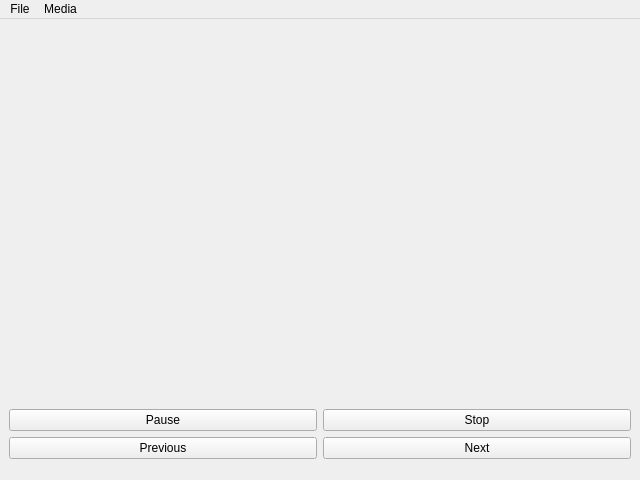
<?xml version="1.0" encoding="UTF-8"?>
<ui version="4.0">
 <class>MediaList</class>
 <widget class="QMainWindow" name="MediaList">
  <property name="geometry">
   <rect>
    <x>0</x>
    <y>0</y>
    <width>640</width>
    <height>480</height>
   </rect>
  </property>
  <property name="windowTitle">
   <string>Basic Player Test</string>
  </property>
  <property name="windowIcon">
   <iconset resource="../../resources/logo.qrc">
    <normaloff>:/icons/48x48/vlc-qt.png</normaloff>:/icons/48x48/vlc-qt.png</iconset>
  </property>
  <widget class="QWidget" name="centralwidget">
   <layout class="QGridLayout" name="gridLayout_2">
    <item row="4" column="0" colspan="2">
     <widget class="VlcWidgetVolumeSlider" name="volume" native="true">
      <property name="sizePolicy">
       <sizepolicy hsizetype="Preferred" vsizetype="Maximum">
        <horstretch>0</horstretch>
        <verstretch>0</verstretch>
       </sizepolicy>
      </property>
     </widget>
    </item>
    <item row="5" column="0" colspan="2">
     <widget class="VlcWidgetSeek" name="seek" native="true">
      <property name="sizePolicy">
       <sizepolicy hsizetype="Preferred" vsizetype="Maximum">
        <horstretch>0</horstretch>
        <verstretch>0</verstretch>
       </sizepolicy>
      </property>
     </widget>
    </item>
    <item row="2" column="0">
     <widget class="QPushButton" name="pause">
      <property name="text">
       <string>Pause</string>
      </property>
      <property name="checkable">
       <bool>true</bool>
      </property>
     </widget>
    </item>
    <item row="0" column="0" colspan="2">
     <widget class="VlcWidgetVideo" name="video" native="true"/>
    </item>
    <item row="2" column="1">
     <widget class="QPushButton" name="stop">
      <property name="text">
       <string>Stop</string>
      </property>
     </widget>
    </item>
    <item row="3" column="0">
     <widget class="QPushButton" name="previous">
      <property name="text">
       <string>Previous</string>
      </property>
     </widget>
    </item>
    <item row="3" column="1">
     <widget class="QPushButton" name="next">
      <property name="text">
       <string>Next</string>
      </property>
     </widget>
    </item>
   </layout>
  </widget>
  <widget class="QMenuBar" name="menubar">
   <property name="geometry">
    <rect>
     <x>0</x>
     <y>0</y>
     <width>640</width>
     <height>22</height>
    </rect>
   </property>
   <widget class="QMenu" name="menuFile">
    <property name="title">
     <string>File</string>
    </property>
    <addaction name="actionOpenLocal"/>
    <addaction name="actionOpenUrl"/>
    <addaction name="separator"/>
    <addaction name="actionClose"/>
   </widget>
   <widget class="QMenu" name="menuMedia">
    <property name="title">
     <string>Media</string>
    </property>
    <addaction name="actionPause"/>
    <addaction name="actionStop"/>
   </widget>
   <addaction name="menuFile"/>
   <addaction name="menuMedia"/>
  </widget>
  <action name="actionClose">
   <property name="text">
    <string>Close</string>
   </property>
  </action>
  <action name="actionPause">
   <property name="text">
    <string>Pause</string>
   </property>
  </action>
  <action name="actionStop">
   <property name="text">
    <string>Stop</string>
   </property>
  </action>
  <action name="actionOpenLocal">
   <property name="text">
    <string>Open local file</string>
   </property>
  </action>
  <action name="actionOpenUrl">
   <property name="text">
    <string>Open URL</string>
   </property>
  </action>
 </widget>
 <customwidgets>
  <customwidget>
   <class>VlcWidgetVideo</class>
   <extends>QWidget</extends>
   <header>../../src/widgets/WidgetVideo.h</header>
   <container>1</container>
   <slots>
    <signal>fullscreen()</signal>
    <slot>toggleFullscreen()</slot>
   </slots>
  </customwidget>
  <customwidget>
   <class>VlcWidgetVolumeSlider</class>
   <extends>QWidget</extends>
   <header>../../src/widgets/WidgetVolumeSlider.h</header>
   <container>1</container>
   <slots>
    <slot>mute()</slot>
    <slot>volumeUp()</slot>
    <slot>volumeDown()</slot>
   </slots>
  </customwidget>
  <customwidget>
   <class>VlcWidgetSeek</class>
   <extends>QWidget</extends>
   <header>../../src/widgets/WidgetSeek.h</header>
   <container>1</container>
  </customwidget>
 </customwidgets>
 <resources>
  <include location="../../resources/logo.qrc"/>
 </resources>
 <connections>
  <connection>
   <sender>actionClose</sender>
   <signal>triggered()</signal>
   <receiver>MediaList</receiver>
   <slot>close()</slot>
   <hints>
    <hint type="sourcelabel">
     <x>-1</x>
     <y>-1</y>
    </hint>
    <hint type="destinationlabel">
     <x>399</x>
     <y>299</y>
    </hint>
   </hints>
  </connection>
 </connections>
</ui>
